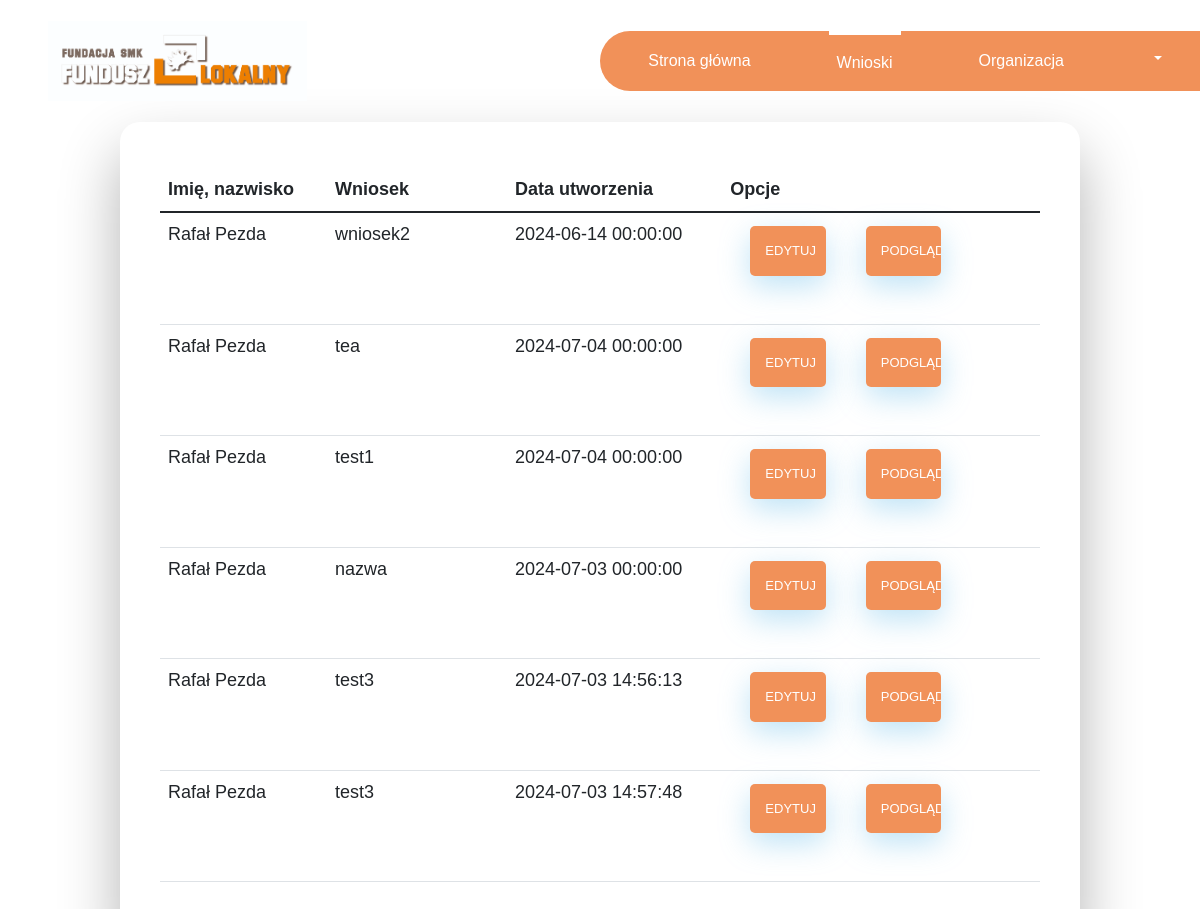
/formready/szkic.php (signed in), run on an earlier commit of the app's database.
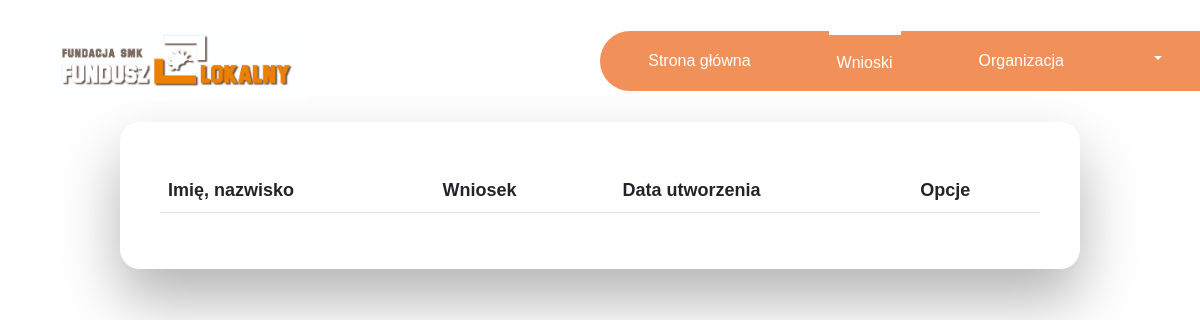
And on a later commit of the database.
### tables this page shows
CREATE TABLE `application` (
  `applicationID` int(11) NOT NULL,
  `name` text NOT NULL,
  `userID` int(11) NOT NULL,
  `datetime` datetime NOT NULL DEFAULT current_timestamp(),
  `datetimedo` datetime NOT NULL,
  `deleted` int(11) NOT NULL DEFAULT 0
);

CREATE TABLE `user` (
  `userID` int(11) NOT NULL,
  `name` text NOT NULL,
  `surname` text NOT NULL,
  `phone` text NOT NULL,
  `email` text NOT NULL,
  `role` int(11) NOT NULL DEFAULT 0,
  `verify` tinyint(1) NOT NULL DEFAULT 0
);

### auth.php (called while the page is built, shortened)
<?php
function returnRole(){
    return ($_SESSION['role']);
}

### formready/szkic.php (the view, shortened to what this page needs)
<?php require_once("../auth.php"); ?>
<!DOCTYPE html>
<html lang="PL">
<head>
<link href="https://cdn.jsdelivr.net/npm/bootstrap@5.1.3/dist/css/bootstrap.min.css" rel="stylesheet">
<link href="style.css" rel="stylesheet">
    <link href="https://cdn.datatables.net/v/bs5/dt-2.0.5/datatables.min.css" rel="stylesheet">
</head>
<body>
<?php require_once("../navbar.php"); ?>
    <div class="wrapper fadeInDown">
        <table id="myTable" class="table table table-hover">
            <thead>
                        <th scope="col">Imię, nazwisko</th>
                        <th scope="col" style="width:10em;">Wniosek</th>
                        <th scope="col">Data utworzenia</th>
                        <th scope="col" data-orderable="false">Opcje</th>
                </thead>
                <tbody>
                <?php
                require_once("../dbconnect.php");
                $sql="SELECT a.name, u.name as nazwa,u.surname, u.phone, u.email, a.datetime, a.`applicationID` FROM application a, user u WHERE u.userID=a.userID and a.deleted=2;  ";
                $result = $conn->query($sql);
                while ($row = $result->fetch_assoc()) {
                    echo "<tr>";
                    echo "<td>"
                        . $row["nazwa"]." ".$row["surname"].
                        "</td>";
                    echo "<td>" . $row["name"] . "</td>";
                    echo "<td>";
                    echo $row["datetime"];
                        echo "</td>";
                            echo "<td><a href='szkicedit.php?ID=".$row["applicationID"]."'><input style='width: 25%' type='button' class='fadeIn fourth' value='Edytuj'></a>";
                            echo "<a href='szkicread.php?ID=".$row["applicationID"]."'><input style='width: 25%' type='button' class='fadeIn fourth' value='Podgląd'></a>";
                        echo "</tr>";
                    }
?>
        </table>
    </div>
</body>
</html>

### navbar.php (shortened to what this page needs)
<nav class="navbar navbar-expand-lg py-3">
    <div class="pe-lg-0 ps-lg-5 container-fluid justify-content-between">
        <a class="navbar-brand" href="#">
            <img src="../img/Fundacja-SMK-CMYK-logotyp.jpg" height="80" alt="logo">
        </a>
        <div class="collapse navbar-collapse justify-content-end" id="navbarSupportedContent">
            <div class="nav_left d-lg-flex align-items-center">
                <nav>
                    <div class="nav d-block d-lg-flex nav-tabs" id="nav-tab" role="tablist">
                            <button <?php $url = $_SERVER['REQUEST_URI']; if(strpos($url, '/forms/') !== false){ echo 'class="nav-link active"'; } else{echo 'class="nav-link"'; } ?> id="home-tab" type="button" onclick="redirectToNewPage()">Strona główna</button>
                            <?php if(returnRole()==1 or returnRole()==2 or returnRole()==3) { ?>
                        <div class="dropdown">
                            <button <?php $url = $_SERVER['REQUEST_URI']; if(strpos($url, '/formready/') !== false){ echo 'class="nav-link active"'; } else{echo 'class="nav-link"'; } ?> id="dropdownMenuButton" data-bs-toggle="dropdown" aria-expanded="false">
                                Wnioski
                            </button>
                            <ul class="dropdown-menu" aria-labelledby="dropdownMenuButton">
                                <li><a class="dropdown-item" onclick="redirectToNewPage1()">Wypełnione</a></li>
                                 <?php if(returnRole()==1 or returnRole()==2 or returnRole()==3) { ?>
                                <li><a class="dropdown-item" onclick="redirectToNewPage2()">Do sprawdzenia</a></li>
                                <?php } ?>
                                <li><a class="dropdown-item" onclick="redirectToNewPage3()">Szkice</a></li>
                            </ul>
                        </div>
                        <?php } else{ ?>
                        <button  <?php $url = $_SERVER['REQUEST_URI']; if(strpos($url, '/formready/') !== false){ echo 'class="nav-link active"'; } else{echo 'class="nav-link"'; } ?> id="about-tab" data-bs-toggle="tab" data-bs-target="#about"
                            type="button" role="tab" aria-controls="about" aria-selected="false" onclick="redirectToNewPage1()">Wnioski</button><?php } ?>
                        <button <?php $url = $_SERVER['REQUEST_URI']; if(strpos($url, '/organization/') !== false){ echo 'class="nav-link active"'; } else{echo 'class="nav-link"'; } ?> id="timing-tab" data-bs-toggle="tab" data-bs-target="#timing"
                            type="button" role="tab" aria-controls="timing" aria-selected="false" onclick="redirectToNewPage6()">Organizacja</button>
                        <div class="dropdown">
                            <button class="dropdown-toggle nav-link" id="dropdownMenuButton" data-bs-toggle="dropdown" aria-expanded="false">
                            </button>
                        </div>
                                                </div>
                                            </nav>
                                        </div>
                                    </div>
                                </div>
                            </nav>

### formready/style.css (style rules this page uses)
body { font-family: "Poppins", sans-serif; height: 94vh; }
.wrapper { display: flex; flex-direction: column; justify-content: center; width: 80%; padding: 40px; -webkit-box-shadow: 0 30px 60px 0 rgba(0,0,0,0.3); margin-left: auto; margin-right: auto; border-radius:20px; }
.fadeInDown { -webkit-animation-name: fadeInDown; animation-name: fadeInDown; -webkit-animation-duration: 1s; animation-duration: 1s; -webkit-animation-fill-mode: both; animation-fill-mode: both; }
.nav_left { background-color: #f19159; border-top-left-radius: 48px; border-bottom-left-radius: 48px; }
.nav-tabs .nav-link.active { background-color: transparent; border-color: transparent; border-top: 4px solid #fff; color: #fff; }
.nav-tabs .nav-link { border: none; border-top-left-radius: 0; border-top-right-radius: 0; margin: 0 30px 0 40px; }
.nav-tabs { border-bottom: none; }
.nav-link { padding: 1rem 0.5rem; color: #fff; }
input[type=button], input[type=submit], input[type=reset] { background-color: #f19159; border: none; color: white; padding: 15px; width:14%; text-align: center; text-decoration: none; display: inline-block; text-transform: uppercase; font-size: 13px; -webkit-box-shadow: 0 10px 30px 0 rgba(95,186,233,0.4); box-shadow: 0 10px 30px 0 rgba(95,186,233,0.4); -webkit-border-radius: 5px 5px 5px 5px; border-radius: 5px 5px 5px 5px; margin: 5px 20px 40px 20px; -webkit-transition: all 0.3s ease-in-out; -moz-transition: all 0.3s ease-in-out; -ms-transition: all 0.3s ease-in-out; -o-transition: all 0.3s ease-in-out; transition: all 0.3s ease-in-out; }
.table tbody tr { font-size: 18px; height: 70px; }

What changed in the data, as far as the page shows it:
removed application: userID.name "Rafał", userID.surname "Pezda", name "wniosek2", datetime "2024-06-14 00:00:00"
removed application: userID.name "Rafał", userID.surname "Pezda", name "tea", datetime "2024-07-04 00:00:00"
removed application: userID.name "Rafał", userID.surname "Pezda", name "test1", datetime "2024-07-04 00:00:00"
removed application: userID.name "Rafał", userID.surname "Pezda", name "nazwa", datetime "2024-07-03 00:00:00"
removed application: userID.name "Rafał", userID.surname "Pezda", name "test3", datetime "2024-07-03 14:56:13"
removed application: userID.name "Rafał", userID.surname "Pezda", name "test3", datetime "2024-07-03 14:57:48"
